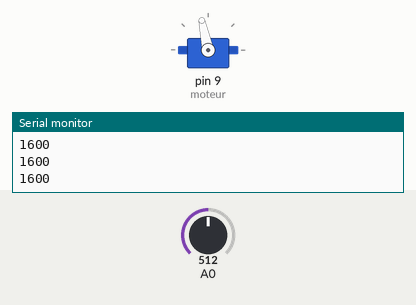
Simulated run of this sketch. Board: Arduino Uno, built with avr-gcc and run on an emulated ATmega328P. On the bench: servo, the last lines printed to the serial monitor. Inputs (shaded band) come from the test bench; at power-on: A0 = 512.

Above: at 1.2 s.
1.3 s: A0 set to 716
At 2.5 s:
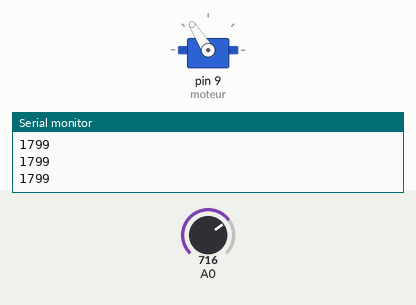
2.8 s: A0 set to 1023
At 3.8 s:
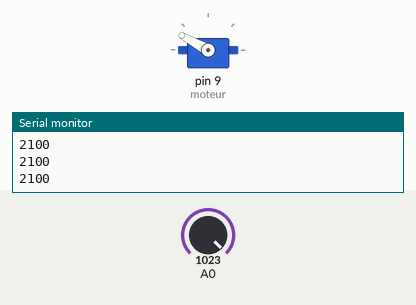
4.3 s: A0 set to 306
At 4.8 s:
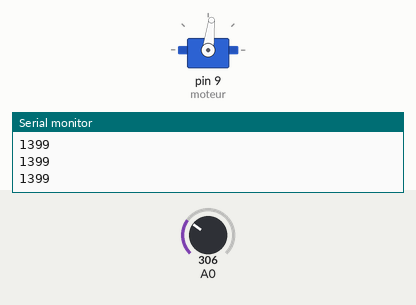
5.8 s: A0 set to 122
At 6.1 s:
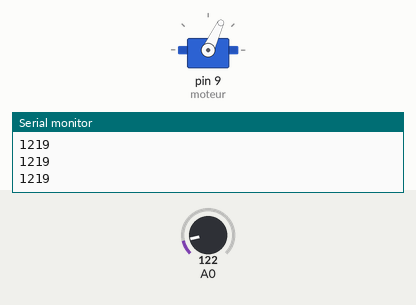
7.3 s: A0 set to 0
At 8.3 s:
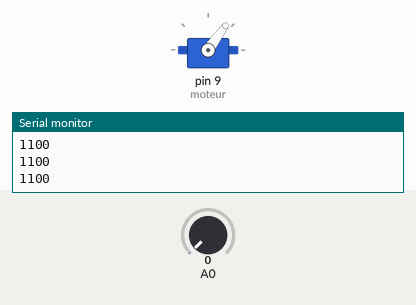
8.8 s: A0 set to 511
At 9.4 s:
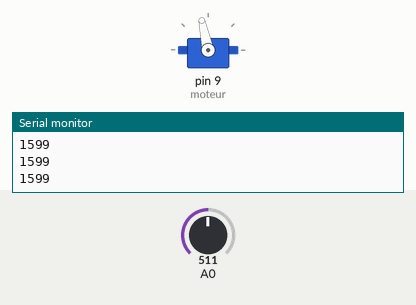
Timing chart, 0 to 11.3 s (numbered marks = the images above; inputs shaded):
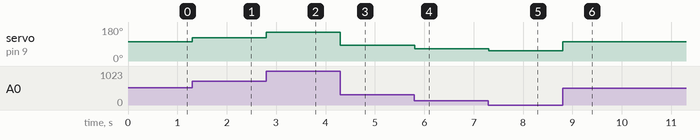

The sketch:

testmot.ino
```cpp
#include <Servo.h>
Servo moteur;

int motorValue;

void setup() {
  Serial.begin(9600);

  moteur.attach(9);
}

void loop() {
  motorValue = analogRead(A0);
  motorValue = map(motorValue, 0, 1023, 1100, 2100);
  moteur.writeMicroseconds(motorValue);

  Serial.println(motorValue);
}
```

Measured:
- after the input at 1.3 s, servo on pin 9 (moteur): 102° → 122° at once
- after the input at 2.8 s, servo on pin 9 (moteur): 122° → 151° at once
- after the input at 4.3 s, servo on pin 9 (moteur): 151° → 83° at once
- after the input at 5.8 s, servo on pin 9 (moteur): 83° → 65° at once
- after the input at 7.3 s, servo on pin 9 (moteur): 65° → 54° at once
- after the input at 8.8 s, servo on pin 9 (moteur): 54° → 102° at once
